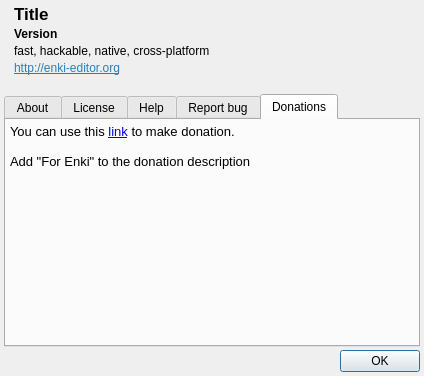
<?xml version="1.0" encoding="UTF-8"?>
<ui version="4.0">
 <class>UIAbout</class>
 <widget class="QDialog" name="UIAbout">
  <property name="geometry">
   <rect>
    <x>0</x>
    <y>0</y>
    <width>424</width>
    <height>376</height>
   </rect>
  </property>
  <layout class="QVBoxLayout" name="verticalLayout_3">
   <property name="spacing">
    <number>3</number>
   </property>
   <property name="leftMargin">
    <number>4</number>
   </property>
   <property name="topMargin">
    <number>4</number>
   </property>
   <property name="rightMargin">
    <number>4</number>
   </property>
   <property name="bottomMargin">
    <number>4</number>
   </property>
   <item>
    <layout class="QHBoxLayout" name="horizontalLayout">
     <item>
      <widget class="QLabel" name="lIcon">
       <property name="sizePolicy">
        <sizepolicy hsizetype="Maximum" vsizetype="Preferred">
         <horstretch>0</horstretch>
         <verstretch>0</verstretch>
        </sizepolicy>
       </property>
       <property name="pixmap">
        <pixmap>../../../icons/logo/mamba.svg</pixmap>
       </property>
       <property name="alignment">
        <set>Qt::AlignHCenter|Qt::AlignTop</set>
       </property>
      </widget>
     </item>
     <item>
      <layout class="QVBoxLayout" name="verticalLayout_2">
       <property name="spacing">
        <number>3</number>
       </property>
       <item>
        <widget class="QLabel" name="lTitle">
         <property name="font">
          <font>
           <pointsize>13</pointsize>
           <weight>75</weight>
           <bold>true</bold>
          </font>
         </property>
         <property name="text">
          <string notr="true">Title</string>
         </property>
         <property name="openExternalLinks">
          <bool>true</bool>
         </property>
         <property name="textInteractionFlags">
          <set>Qt::TextBrowserInteraction</set>
         </property>
        </widget>
       </item>
       <item>
        <widget class="QLabel" name="lVersion">
         <property name="font">
          <font>
           <pointsize>9</pointsize>
           <weight>75</weight>
           <bold>true</bold>
          </font>
         </property>
         <property name="text">
          <string notr="true">Version</string>
         </property>
         <property name="openExternalLinks">
          <bool>true</bool>
         </property>
         <property name="textInteractionFlags">
          <set>Qt::TextBrowserInteraction</set>
         </property>
        </widget>
       </item>
       <item>
        <widget class="QLabel" name="lInformations">
         <property name="font">
          <font>
           <pointsize>9</pointsize>
          </font>
         </property>
         <property name="text">
          <string>&lt;!DOCTYPE HTML PUBLIC &quot;-//W3C//DTD HTML 4.0//EN&quot; &quot;http://www.w3.org/TR/REC-html40/strict.dtd&quot;&gt;
&lt;html&gt;&lt;head&gt;&lt;meta name=&quot;qrichtext&quot; content=&quot;1&quot; /&gt;&lt;style type=&quot;text/css&quot;&gt;
p, li { white-space: pre-wrap; }
&lt;/style&gt;&lt;/head&gt;&lt;body style=&quot; font-family:'Source Sans Pro'; font-size:9pt; font-weight:400; font-style:normal;&quot;&gt;
&lt;p style=&quot; margin-top:12px; margin-bottom:12px; margin-left:0px; margin-right:0px; -qt-block-indent:0; text-indent:0px;&quot;&gt;fast, hackable, native, cross-platform&lt;/p&gt;&lt;/body&gt;&lt;/html&gt;</string>
         </property>
         <property name="wordWrap">
          <bool>true</bool>
         </property>
         <property name="openExternalLinks">
          <bool>true</bool>
         </property>
         <property name="textInteractionFlags">
          <set>Qt::TextBrowserInteraction</set>
         </property>
        </widget>
       </item>
       <item>
        <widget class="QLabel" name="lLink">
         <property name="text">
          <string>&lt;html&gt;&lt;head/&gt;&lt;body&gt;&lt;p&gt;&lt;a href=&quot;http://mamba.github.com&quot;&gt;&lt;span style=&quot; text-decoration: underline; color:#2980b9;&quot;&gt;http://enki-editor.org&lt;/span&gt;&lt;/a&gt;&lt;/p&gt;&lt;/body&gt;&lt;/html&gt;</string>
         </property>
         <property name="textFormat">
          <enum>Qt::RichText</enum>
         </property>
         <property name="openExternalLinks">
          <bool>true</bool>
         </property>
        </widget>
       </item>
      </layout>
     </item>
    </layout>
   </item>
   <item>
    <spacer name="verticalSpacer">
     <property name="orientation">
      <enum>Qt::Vertical</enum>
     </property>
     <property name="sizeType">
      <enum>QSizePolicy::Fixed</enum>
     </property>
     <property name="sizeHint" stdset="0">
      <size>
       <width>8</width>
       <height>16</height>
      </size>
     </property>
    </spacer>
   </item>
   <item>
    <widget class="QTabWidget" name="twAbout">
     <property name="currentIndex">
      <number>4</number>
     </property>
     <widget class="QWidget" name="wLogo">
      <property name="palette">
       <palette>
        <active>
         <colorrole role="Base">
          <brush brushstyle="SolidPattern">
           <color alpha="0">
            <red>0</red>
            <green>0</green>
            <blue>0</blue>
           </color>
          </brush>
         </colorrole>
         <colorrole role="Window">
          <brush brushstyle="SolidPattern">
           <color alpha="0">
            <red>0</red>
            <green>0</green>
            <blue>0</blue>
           </color>
          </brush>
         </colorrole>
        </active>
        <inactive>
         <colorrole role="Base">
          <brush brushstyle="SolidPattern">
           <color alpha="0">
            <red>0</red>
            <green>0</green>
            <blue>0</blue>
           </color>
          </brush>
         </colorrole>
         <colorrole role="Window">
          <brush brushstyle="SolidPattern">
           <color alpha="0">
            <red>0</red>
            <green>0</green>
            <blue>0</blue>
           </color>
          </brush>
         </colorrole>
        </inactive>
        <disabled>
         <colorrole role="Base">
          <brush brushstyle="SolidPattern">
           <color alpha="0">
            <red>0</red>
            <green>0</green>
            <blue>0</blue>
           </color>
          </brush>
         </colorrole>
         <colorrole role="Window">
          <brush brushstyle="SolidPattern">
           <color alpha="0">
            <red>0</red>
            <green>0</green>
            <blue>0</blue>
           </color>
          </brush>
         </colorrole>
        </disabled>
       </palette>
      </property>
      <attribute name="title">
       <string>About</string>
      </attribute>
      <layout class="QVBoxLayout" name="verticalLayout">
       <property name="spacing">
        <number>0</number>
       </property>
       <property name="leftMargin">
        <number>0</number>
       </property>
       <property name="topMargin">
        <number>0</number>
       </property>
       <property name="rightMargin">
        <number>0</number>
       </property>
       <property name="bottomMargin">
        <number>0</number>
       </property>
       <item>
        <widget class="QLabel" name="lLogo">
         <property name="pixmap">
          <pixmap>../../../icons/logo/mamba.svg</pixmap>
         </property>
         <property name="alignment">
          <set>Qt::AlignCenter</set>
         </property>
        </widget>
       </item>
      </layout>
     </widget>
     <widget class="QTextBrowser" name="tbLicense">
      <property name="palette">
       <palette>
        <active>
         <colorrole role="Base">
          <brush brushstyle="SolidPattern">
           <color alpha="0">
            <red>255</red>
            <green>255</green>
            <blue>255</blue>
           </color>
          </brush>
         </colorrole>
         <colorrole role="Window">
          <brush brushstyle="SolidPattern">
           <color alpha="0">
            <red>0</red>
            <green>0</green>
            <blue>0</blue>
           </color>
          </brush>
         </colorrole>
        </active>
        <inactive>
         <colorrole role="Base">
          <brush brushstyle="SolidPattern">
           <color alpha="0">
            <red>255</red>
            <green>255</green>
            <blue>255</blue>
           </color>
          </brush>
         </colorrole>
         <colorrole role="Window">
          <brush brushstyle="SolidPattern">
           <color alpha="0">
            <red>0</red>
            <green>0</green>
            <blue>0</blue>
           </color>
          </brush>
         </colorrole>
        </inactive>
        <disabled>
         <colorrole role="Base">
          <brush brushstyle="SolidPattern">
           <color alpha="0">
            <red>0</red>
            <green>0</green>
            <blue>0</blue>
           </color>
          </brush>
         </colorrole>
         <colorrole role="Window">
          <brush brushstyle="SolidPattern">
           <color alpha="0">
            <red>0</red>
            <green>0</green>
            <blue>0</blue>
           </color>
          </brush>
         </colorrole>
        </disabled>
       </palette>
      </property>
      <property name="autoFillBackground">
       <bool>true</bool>
      </property>
      <property name="frameShape">
       <enum>QFrame::NoFrame</enum>
      </property>
      <property name="horizontalScrollBarPolicy">
       <enum>Qt::ScrollBarAlwaysOff</enum>
      </property>
      <property name="tabChangesFocus">
       <bool>true</bool>
      </property>
      <property name="html">
       <string>&lt;!DOCTYPE HTML PUBLIC &quot;-//W3C//DTD HTML 4.0//EN&quot; &quot;http://www.w3.org/TR/REC-html40/strict.dtd&quot;&gt;
&lt;html&gt;&lt;head&gt;&lt;meta name=&quot;qrichtext&quot; content=&quot;1&quot; /&gt;&lt;style type=&quot;text/css&quot;&gt;
p, li { white-space: pre-wrap; }
&lt;/style&gt;&lt;/head&gt;&lt;body style=&quot; font-family:'Source Sans Pro'; font-size:10pt; font-weight:400; font-style:normal;&quot;&gt;
&lt;p style=&quot; margin-top:0px; margin-bottom:0px; margin-left:0px; margin-right:0px; -qt-block-indent:0; text-indent:0px;&quot;&gt;&lt;span style=&quot; font-family:'Sans'; font-size:9pt;&quot;&gt;License: GPL v2   &lt;/span&gt;&lt;a href=&quot;http://www.gnu.org/licenses/gpl-2.0.html&quot;&gt;&lt;span style=&quot; font-family:'Sans'; font-size:9pt; text-decoration: underline; color:#0000ff;&quot;&gt;http://www.gnu.org/licenses/gpl-2.0.html&lt;/span&gt;&lt;/a&gt;&lt;/p&gt;
&lt;p style=&quot; margin-top:12px; margin-bottom:0px; margin-left:0px; margin-right:0px; -qt-block-indent:0; text-indent:0px;&quot;&gt;&lt;span style=&quot; font-family:'Courier New,courier';&quot;&gt;Copyright (C) 2012 Andrei Kopats&lt;/span&gt;&lt;/p&gt;
&lt;p style=&quot;-qt-paragraph-type:empty; margin-top:0px; margin-bottom:0px; margin-left:0px; margin-right:0px; -qt-block-indent:0; text-indent:0px; font-family:'Courier New,courier';&quot;&gt;&lt;br /&gt;&lt;/p&gt;
&lt;p style=&quot; margin-top:0px; margin-bottom:0px; margin-left:0px; margin-right:0px; -qt-block-indent:0; text-indent:0px;&quot;&gt;&lt;span style=&quot; font-family:'Courier New,courier';&quot;&gt;&lt;br /&gt;&lt;/span&gt;&lt;/p&gt;
&lt;p style=&quot; margin-top:0px; margin-bottom:0px; margin-left:0px; margin-right:0px; -qt-block-indent:0; text-indent:0px;&quot;&gt;&lt;span style=&quot; font-family:'Courier New,courier';&quot;&gt;This program is free software: you can redistribute it and/or modify it under the terms of the GNU General Public License as published by the Free Software Foundation, either version 3 of the License, or any later version. This program is distributed in the hope that it will be useful, but WITHOUT ANY WARRANTY; without even the implied warranty of MERCHANTABILITY or FITNESS FOR A PARTICULAR PURPOSE.  See the     GNU General Public License for more details.&lt;/span&gt;&lt;/p&gt;
&lt;p style=&quot;-qt-paragraph-type:empty; margin-top:0px; margin-bottom:0px; margin-left:0px; margin-right:0px; -qt-block-indent:0; text-indent:0px; font-family:'Ubuntu'; font-size:11pt;&quot;&gt;&lt;br /&gt;&lt;/p&gt;
&lt;p style=&quot; margin-top:0px; margin-bottom:0px; margin-left:0px; margin-right:0px; -qt-block-indent:0; text-indent:0px;&quot;&gt;&lt;span style=&quot; font-family:'Ubuntu'; font-size:11pt;&quot;&gt;&lt;br /&gt;&lt;/span&gt;&lt;/p&gt;&lt;/body&gt;&lt;/html&gt;</string>
      </property>
      <property name="tabStopWidth">
       <number>40</number>
      </property>
      <property name="openExternalLinks">
       <bool>true</bool>
      </property>
      <attribute name="title">
       <string>License</string>
      </attribute>
     </widget>
     <widget class="QTextBrowser" name="tbHelp">
      <property name="palette">
       <palette>
        <active>
         <colorrole role="Base">
          <brush brushstyle="SolidPattern">
           <color alpha="0">
            <red>255</red>
            <green>255</green>
            <blue>255</blue>
           </color>
          </brush>
         </colorrole>
         <colorrole role="Window">
          <brush brushstyle="SolidPattern">
           <color alpha="0">
            <red>0</red>
            <green>0</green>
            <blue>0</blue>
           </color>
          </brush>
         </colorrole>
        </active>
        <inactive>
         <colorrole role="Base">
          <brush brushstyle="SolidPattern">
           <color alpha="0">
            <red>255</red>
            <green>255</green>
            <blue>255</blue>
           </color>
          </brush>
         </colorrole>
         <colorrole role="Window">
          <brush brushstyle="SolidPattern">
           <color alpha="0">
            <red>0</red>
            <green>0</green>
            <blue>0</blue>
           </color>
          </brush>
         </colorrole>
        </inactive>
        <disabled>
         <colorrole role="Base">
          <brush brushstyle="SolidPattern">
           <color alpha="0">
            <red>0</red>
            <green>0</green>
            <blue>0</blue>
           </color>
          </brush>
         </colorrole>
         <colorrole role="Window">
          <brush brushstyle="SolidPattern">
           <color alpha="0">
            <red>0</red>
            <green>0</green>
            <blue>0</blue>
           </color>
          </brush>
         </colorrole>
        </disabled>
       </palette>
      </property>
      <property name="autoFillBackground">
       <bool>true</bool>
      </property>
      <property name="frameShape">
       <enum>QFrame::NoFrame</enum>
      </property>
      <property name="horizontalScrollBarPolicy">
       <enum>Qt::ScrollBarAlwaysOff</enum>
      </property>
      <property name="tabChangesFocus">
       <bool>true</bool>
      </property>
      <property name="html">
       <string>&lt;!DOCTYPE HTML PUBLIC &quot;-//W3C//DTD HTML 4.0//EN&quot; &quot;http://www.w3.org/TR/REC-html40/strict.dtd&quot;&gt;
&lt;html&gt;&lt;head&gt;&lt;meta name=&quot;qrichtext&quot; content=&quot;1&quot; /&gt;&lt;style type=&quot;text/css&quot;&gt;
p, li { white-space: pre-wrap; }
&lt;/style&gt;&lt;/head&gt;&lt;body style=&quot; font-family:'Source Sans Pro'; font-size:10pt; font-weight:400; font-style:normal;&quot;&gt;
&lt;table border=&quot;0&quot; style=&quot; margin-top:0px; margin-bottom:0px; margin-left:0px; margin-right:0px;&quot; width=&quot;100%&quot; cellspacing=&quot;0&quot; cellpadding=&quot;0&quot;&gt;
&lt;tr&gt;
&lt;td&gt;
&lt;p style=&quot; margin-top:0px; margin-bottom:0px; margin-left:0px; margin-right:0px; -qt-block-indent:0; text-indent:0px;&quot;&gt;&lt;span style=&quot; font-family:'Droid Sans';&quot;&gt;Documentation for users. &lt;/span&gt;&lt;span style=&quot; font-family:'Droid Sans'; color:#ff0000;&quot;&gt;Read it! It is useful!&lt;/span&gt;&lt;/p&gt;
&lt;p style=&quot; margin-top:0px; margin-bottom:0px; margin-left:0px; margin-right:0px; -qt-block-indent:0; text-indent:0px;&quot;&gt;&lt;span style=&quot; font-family:'Droid Sans';&quot;&gt;   &lt;/span&gt;&lt;a href=&quot;https://github.com/hlamer/enki/wiki/User-manual&quot;&gt;&lt;span style=&quot; font-family:'Sans'; font-size:9pt; text-decoration: underline; color:#0000ff;&quot;&gt;https://github.com/hlamer/enki/wiki/User-manual&lt;/span&gt;&lt;/a&gt;&lt;/p&gt;
&lt;p style=&quot;-qt-paragraph-type:empty; margin-top:0px; margin-bottom:0px; margin-left:0px; margin-right:0px; -qt-block-indent:0; text-indent:0px; font-family:'Droid Sans';&quot;&gt;&lt;br /&gt;&lt;/p&gt;
&lt;p style=&quot; margin-top:0px; margin-bottom:0px; margin-left:0px; margin-right:0px; -qt-block-indent:0; text-indent:0px;&quot;&gt;&lt;span style=&quot; font-family:'Droid Sans';&quot;&gt;IRC (chat) support&lt;br /&gt;   &lt;/span&gt;&lt;a href=&quot;http://enki-editor.org/irc.html&quot;&gt;&lt;span style=&quot; font-family:'Sans'; font-size:9pt; text-decoration: underline; color:#0000ff;&quot;&gt;http://enki-editor.org/irc.html&lt;/span&gt;&lt;/a&gt;&lt;/p&gt;
&lt;p style=&quot;-qt-paragraph-type:empty; margin-top:0px; margin-bottom:0px; margin-left:0px; margin-right:0px; -qt-block-indent:0; text-indent:0px; font-family:'Sans'; font-size:9pt; text-decoration: underline; color:#0000ff;&quot;&gt;&lt;br /&gt;&lt;/p&gt;&lt;/td&gt;&lt;/tr&gt;
&lt;tr&gt;
&lt;td&gt;
&lt;p style=&quot; margin-top:0px; margin-bottom:0px; margin-left:0px; margin-right:0px; -qt-block-indent:0; text-indent:0px;&quot;&gt;&lt;span style=&quot; font-family:'Droid Sans';&quot;&gt;Discussion and support Google group&lt;br /&gt;   &lt;/span&gt;&lt;a href=&quot;http://groups.google.com/group/enki-editor?hl=en&quot;&gt;&lt;span style=&quot; font-family:'Droid Sans'; text-decoration: underline; color:#0000ff;&quot;&gt;http://groups.google.com/group/enki-editor?hl=en&lt;/span&gt;&lt;/a&gt;&lt;/p&gt;
&lt;p style=&quot;-qt-paragraph-type:empty; margin-top:0px; margin-bottom:0px; margin-left:0px; margin-right:0px; -qt-block-indent:0; text-indent:0px; font-family:'Droid Sans'; text-decoration: underline; color:#0000ff;&quot;&gt;&lt;br /&gt;&lt;/p&gt;&lt;/td&gt;&lt;/tr&gt;
&lt;tr&gt;
&lt;td&gt;
&lt;p style=&quot; margin-top:0px; margin-bottom:0px; margin-left:0px; margin-right:0px; -qt-block-indent:0; text-indent:0px;&quot;&gt;&lt;span style=&quot; font-family:'Sans'; font-size:9pt;&quot;&gt;Documentation for plugin developers&lt;/span&gt;&lt;/p&gt;
&lt;p style=&quot; margin-top:0px; margin-bottom:0px; margin-left:0px; margin-right:0px; -qt-block-indent:0; text-indent:0px;&quot;&gt;&lt;span style=&quot; font-family:'Sans'; font-size:9pt;&quot;&gt;   &lt;/span&gt;&lt;a href=&quot;http://enki.rtfd.org&quot;&gt;&lt;span style=&quot; font-family:'Sans'; font-size:9pt; text-decoration: underline; color:#0000ff;&quot;&gt;http://enki.rtfd.org&lt;/span&gt;&lt;/a&gt;&lt;/p&gt;&lt;/td&gt;&lt;/tr&gt;&lt;/table&gt;&lt;/body&gt;&lt;/html&gt;</string>
      </property>
      <property name="tabStopWidth">
       <number>40</number>
      </property>
      <property name="openExternalLinks">
       <bool>true</bool>
      </property>
      <attribute name="title">
       <string>Help</string>
      </attribute>
     </widget>
     <widget class="QTextBrowser" name="tbReportBug">
      <property name="palette">
       <palette>
        <active>
         <colorrole role="Base">
          <brush brushstyle="SolidPattern">
           <color alpha="0">
            <red>255</red>
            <green>255</green>
            <blue>255</blue>
           </color>
          </brush>
         </colorrole>
         <colorrole role="Window">
          <brush brushstyle="SolidPattern">
           <color alpha="0">
            <red>0</red>
            <green>0</green>
            <blue>0</blue>
           </color>
          </brush>
         </colorrole>
        </active>
        <inactive>
         <colorrole role="Base">
          <brush brushstyle="SolidPattern">
           <color alpha="0">
            <red>255</red>
            <green>255</green>
            <blue>255</blue>
           </color>
          </brush>
         </colorrole>
         <colorrole role="Window">
          <brush brushstyle="SolidPattern">
           <color alpha="0">
            <red>0</red>
            <green>0</green>
            <blue>0</blue>
           </color>
          </brush>
         </colorrole>
        </inactive>
        <disabled>
         <colorrole role="Base">
          <brush brushstyle="SolidPattern">
           <color alpha="0">
            <red>0</red>
            <green>0</green>
            <blue>0</blue>
           </color>
          </brush>
         </colorrole>
         <colorrole role="Window">
          <brush brushstyle="SolidPattern">
           <color alpha="0">
            <red>0</red>
            <green>0</green>
            <blue>0</blue>
           </color>
          </brush>
         </colorrole>
        </disabled>
       </palette>
      </property>
      <property name="autoFillBackground">
       <bool>true</bool>
      </property>
      <property name="frameShape">
       <enum>QFrame::NoFrame</enum>
      </property>
      <property name="horizontalScrollBarPolicy">
       <enum>Qt::ScrollBarAlwaysOff</enum>
      </property>
      <property name="tabChangesFocus">
       <bool>true</bool>
      </property>
      <property name="html">
       <string>&lt;!DOCTYPE HTML PUBLIC &quot;-//W3C//DTD HTML 4.0//EN&quot; &quot;http://www.w3.org/TR/REC-html40/strict.dtd&quot;&gt;
&lt;html&gt;&lt;head&gt;&lt;meta name=&quot;qrichtext&quot; content=&quot;1&quot; /&gt;&lt;style type=&quot;text/css&quot;&gt;
p, li { white-space: pre-wrap; }
&lt;/style&gt;&lt;/head&gt;&lt;body style=&quot; font-family:'Source Sans Pro'; font-size:10pt; font-weight:400; font-style:normal;&quot;&gt;
&lt;table border=&quot;0&quot; style=&quot; margin-top:0px; margin-bottom:0px; margin-left:0px; margin-right:0px;&quot; width=&quot;100%&quot; cellspacing=&quot;0&quot; cellpadding=&quot;0&quot;&gt;
&lt;tr&gt;
&lt;td&gt;
&lt;p style=&quot; margin-top:0px; margin-bottom:0px; margin-left:0px; margin-right:0px; -qt-block-indent:0; text-indent:0px;&quot;&gt;&lt;span style=&quot; font-family:'Droid Sans';&quot;&gt;The best way is posting bug to the bug tracker&lt;br /&gt;   &lt;/span&gt;&lt;a href=&quot;https://github.com/hlamer/enki/issues&quot;&gt;&lt;span style=&quot; font-family:'Droid Sans'; text-decoration: underline; color:#0000ff;&quot;&gt;https://github.com/hlamer/enki/issues&lt;/span&gt;&lt;/a&gt;&lt;/p&gt;&lt;/td&gt;&lt;/tr&gt;
&lt;tr&gt;
&lt;td&gt;&lt;/td&gt;&lt;/tr&gt;&lt;/table&gt;
&lt;p style=&quot; margin-top:0px; margin-bottom:0px; margin-left:0px; margin-right:0px; -qt-block-indent:0; text-indent:0px;&quot;&gt;&lt;span style=&quot; font-family:'Sans'; font-size:9pt;&quot;&gt;But, you also can just send it by email&lt;/span&gt;&lt;/p&gt;
&lt;p style=&quot; margin-top:0px; margin-bottom:0px; margin-left:0px; margin-right:0px; -qt-block-indent:0; text-indent:0px;&quot;&gt;&lt;span style=&quot; font-family:'Sans'; font-size:9pt;&quot;&gt;   &lt;/span&gt;&lt;a href=&quot;mailto://hlamer@tut.by&quot;&gt;&lt;span style=&quot; font-family:'Sans'; font-size:9pt; text-decoration: underline; color:#0000ff;&quot;&gt;mailto://enki-bugs@googlegroups.com&lt;/span&gt;&lt;/a&gt;&lt;/p&gt;
&lt;p style=&quot;-qt-paragraph-type:empty; margin-top:0px; margin-bottom:0px; margin-left:0px; margin-right:0px; -qt-block-indent:0; text-indent:0px; font-family:'Sans'; font-size:9pt; text-decoration: underline; color:#0000ff;&quot;&gt;&lt;br /&gt;&lt;/p&gt;
&lt;p style=&quot; margin-top:0px; margin-bottom:0px; margin-left:0px; margin-right:0px; -qt-block-indent:0; text-indent:0px;&quot;&gt;&lt;span style=&quot; font-family:'Sans'; font-size:9pt;&quot;&gt;You can also fork project and fix it&lt;/span&gt;&lt;/p&gt;
&lt;p style=&quot; margin-top:0px; margin-bottom:0px; margin-left:0px; margin-right:0px; -qt-block-indent:0; text-indent:0px;&quot;&gt;&lt;span style=&quot; font-family:'Sans'; font-size:9pt;&quot;&gt;   &lt;/span&gt;&lt;a href=&quot;https://github.com/hlamer/enki&quot;&gt;&lt;span style=&quot; font-family:'Droid Sans'; text-decoration: underline; color:#0000ff;&quot;&gt;https://github.com/hlamer/enki&lt;/span&gt;&lt;/a&gt;&lt;/p&gt;&lt;/body&gt;&lt;/html&gt;</string>
      </property>
      <property name="tabStopWidth">
       <number>40</number>
      </property>
      <property name="openExternalLinks">
       <bool>true</bool>
      </property>
      <attribute name="title">
       <string>Report bug</string>
      </attribute>
     </widget>
     <widget class="QTextBrowser" name="tbDonations">
      <property name="palette">
       <palette>
        <active>
         <colorrole role="Base">
          <brush brushstyle="SolidPattern">
           <color alpha="0">
            <red>255</red>
            <green>255</green>
            <blue>255</blue>
           </color>
          </brush>
         </colorrole>
         <colorrole role="Window">
          <brush brushstyle="SolidPattern">
           <color alpha="0">
            <red>0</red>
            <green>0</green>
            <blue>0</blue>
           </color>
          </brush>
         </colorrole>
        </active>
        <inactive>
         <colorrole role="Base">
          <brush brushstyle="SolidPattern">
           <color alpha="0">
            <red>255</red>
            <green>255</green>
            <blue>255</blue>
           </color>
          </brush>
         </colorrole>
         <colorrole role="Window">
          <brush brushstyle="SolidPattern">
           <color alpha="0">
            <red>0</red>
            <green>0</green>
            <blue>0</blue>
           </color>
          </brush>
         </colorrole>
        </inactive>
        <disabled>
         <colorrole role="Base">
          <brush brushstyle="SolidPattern">
           <color alpha="0">
            <red>0</red>
            <green>0</green>
            <blue>0</blue>
           </color>
          </brush>
         </colorrole>
         <colorrole role="Window">
          <brush brushstyle="SolidPattern">
           <color alpha="0">
            <red>0</red>
            <green>0</green>
            <blue>0</blue>
           </color>
          </brush>
         </colorrole>
        </disabled>
       </palette>
      </property>
      <property name="autoFillBackground">
       <bool>true</bool>
      </property>
      <property name="frameShape">
       <enum>QFrame::NoFrame</enum>
      </property>
      <property name="horizontalScrollBarPolicy">
       <enum>Qt::ScrollBarAlwaysOff</enum>
      </property>
      <property name="tabChangesFocus">
       <bool>true</bool>
      </property>
      <property name="html">
       <string>&lt;!DOCTYPE HTML PUBLIC &quot;-//W3C//DTD HTML 4.0//EN&quot; &quot;http://www.w3.org/TR/REC-html40/strict.dtd&quot;&gt;
&lt;html&gt;&lt;head&gt;&lt;meta name=&quot;qrichtext&quot; content=&quot;1&quot; /&gt;&lt;style type=&quot;text/css&quot;&gt;
p, li { white-space: pre-wrap; }
&lt;/style&gt;&lt;/head&gt;&lt;body style=&quot; font-family:'Source Sans Pro'; font-size:10pt; font-weight:400; font-style:normal;&quot;&gt;
&lt;table border=&quot;0&quot; style=&quot; margin-top:0px; margin-bottom:0px; margin-left:0px; margin-right:0px;&quot; width=&quot;100%&quot; cellspacing=&quot;0&quot; cellpadding=&quot;0&quot;&gt;
&lt;tr&gt;
&lt;td&gt;
&lt;p style=&quot; margin-top:0px; margin-bottom:0px; margin-left:0px; margin-right:0px; -qt-block-indent:0; text-indent:0px;&quot;&gt;&lt;span style=&quot; font-family:'Droid Sans';&quot;&gt;You can use this &lt;/span&gt;&lt;a href=&quot;http://sourceforge.net/project/project_donations.php?group_id=163493&quot;&gt;&lt;span style=&quot; font-family:'Droid Sans'; text-decoration: underline; color:#0000ff;&quot;&gt;link&lt;/span&gt;&lt;/a&gt;&lt;span style=&quot; font-family:'Droid Sans';&quot;&gt; to make donation.&lt;/span&gt;&lt;/p&gt;
&lt;p style=&quot;-qt-paragraph-type:empty; margin-top:0px; margin-bottom:0px; margin-left:0px; margin-right:0px; -qt-block-indent:0; text-indent:0px; font-family:'Sans';&quot;&gt;&lt;br /&gt;&lt;/p&gt;
&lt;p style=&quot; margin-top:0px; margin-bottom:0px; margin-left:0px; margin-right:0px; -qt-block-indent:0; text-indent:0px;&quot;&gt;&lt;span style=&quot; font-family:'Droid Sans';&quot;&gt;Add &amp;quot;For Enki&amp;quot; to the donation description&lt;/span&gt;&lt;/p&gt;&lt;/td&gt;&lt;/tr&gt;&lt;/table&gt;&lt;/body&gt;&lt;/html&gt;</string>
      </property>
      <property name="tabStopWidth">
       <number>40</number>
      </property>
      <property name="openExternalLinks">
       <bool>true</bool>
      </property>
      <attribute name="title">
       <string>Donations</string>
      </attribute>
     </widget>
    </widget>
   </item>
   <item>
    <widget class="QDialogButtonBox" name="buttonBox">
     <property name="standardButtons">
      <set>QDialogButtonBox::Ok</set>
     </property>
    </widget>
   </item>
  </layout>
 </widget>
 <resources>
  <include location="../../../icons/enkiicons.qrc"/>
  <include location="../../../icons/enkiicons.qrc"/>
 </resources>
 <connections>
  <connection>
   <sender>buttonBox</sender>
   <signal>accepted()</signal>
   <receiver>UIAbout</receiver>
   <slot>accept()</slot>
   <hints>
    <hint type="sourcelabel">
     <x>246</x>
     <y>291</y>
    </hint>
    <hint type="destinationlabel">
     <x>527</x>
     <y>58</y>
    </hint>
   </hints>
  </connection>
 </connections>
</ui>
